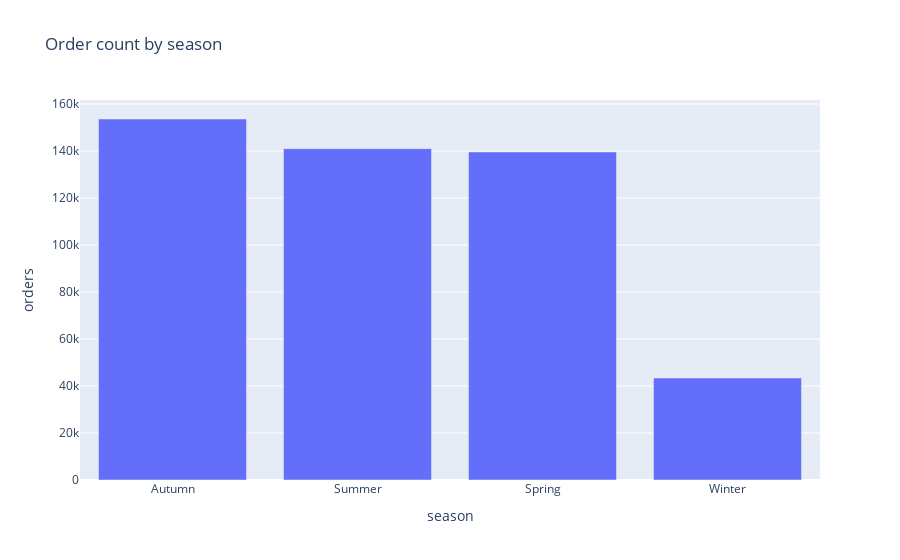

Notebook code for this chart:
### Markdown cell above
1) The highest order count occurs on Friday, followed by Sunday and Saturday.
2) The weekdays, from Monday to Thursday, show a relatively similar number of orders, with slight variations.

### Code cell
# plot order count by season in a bar chart plotly
grouped = eda_train.groupby('season')['orders'].sum().reset_index()

# sort data
grouped = grouped.sort_values('orders', ascending=False)

fig = px.bar(grouped, x='season', y='orders', title='Order count by season')
fig.show()

### Figure 1 — Plotly figure (JSON) as saved in the notebook; plotly's stock layout.template omitted (floating-point values rounded to 4 significant figures)
{"data": [{"alignmentgroup": "True", "hovertemplate": "season=%{x}<br>orders=%{y}<extra></extra>", "legendgroup": "", "marker": {"color": "#636efa", "pattern": {"shape": ""}}, "name": "", "offsetgroup": "", "orientation": "v", "showlegend": false, "textposition": "auto", "type": "bar", "x": ["Autumn", "Summer", "Spring", "Winter"], "xaxis": "x", "y": [153623, 141009, 139583, 43386], "yaxis": "y"}], "layout": {"barmode": "relative", "legend": {"tracegroupgap": 0}, "title": {"text": "Order count by season"}, "xaxis": {"anchor": "y", "domain": [0, 1], "title": {"text": "season"}}, "yaxis": {"anchor": "x", "domain": [0, 1], "title": {"text": "orders"}}}}
